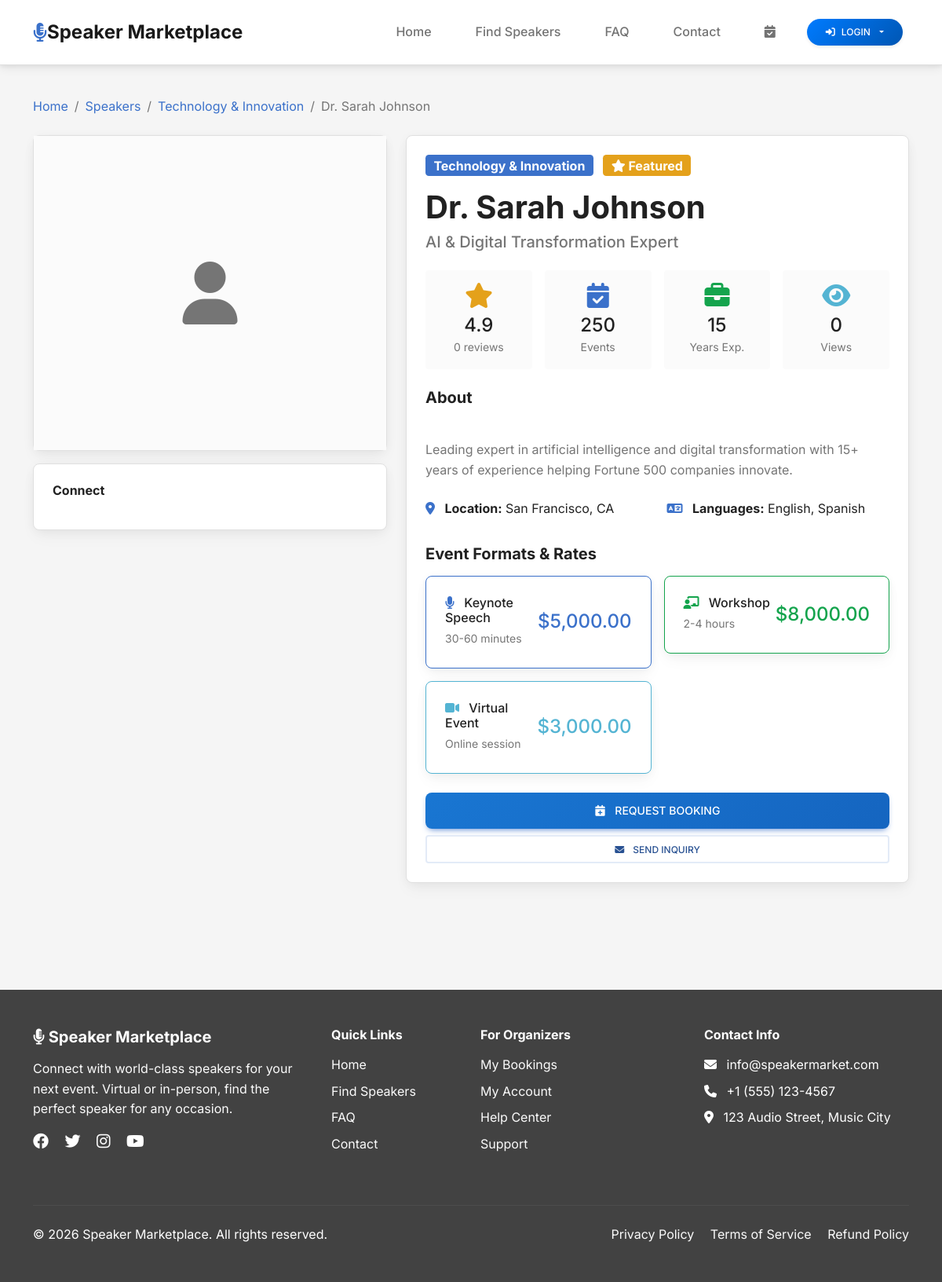
Page /speaker.php?slug=dr-sarah-johnson on the committed database.
### tables this page shows
CREATE TABLE speakers (
    id INT PRIMARY KEY AUTO_INCREMENT,
    name VARCHAR(255) NOT NULL,
    slug VARCHAR(255) UNIQUE NOT NULL,
    title VARCHAR(255),
    bio TEXT,
    expertise TEXT,
    category_id INT,
    hourly_rate DECIMAL(10, 2),
    keynote_rate DECIMAL(10, 2),
    workshop_rate DECIMAL(10, 2),
    panel_rate DECIMAL(10, 2),
    virtual_rate DECIMAL(10, 2),
    location VARCHAR(255),
    languages VARCHAR(255),
    years_experience INT,
    total_events INT DEFAULT 0,
    rating DECIMAL(3, 2) DEFAULT 0,
    total_reviews INT DEFAULT 0,
    availability_status ENUM('available', 'busy', 'unavailable') DEFAULT 'available',
    video_intro_url VARCHAR(255),
    linkedin_url VARCHAR(255),
    twitter_url VARCHAR(255),
    website_url VARCHAR(255),
    status ENUM('active', 'inactive', 'pending') DEFAULT 'pending',
    views INT DEFAULT 0,
    bookings INT DEFAULT 0,
    featured BOOLEAN DEFAULT FALSE,
    created_at TIMESTAMP DEFAULT CURRENT_TIMESTAMP,
    updated_at TIMESTAMP DEFAULT CURRENT_TIMESTAMP ON UPDATE CURRENT_TIMESTAMP,
    FOREIGN KEY (category_id) REFERENCES categories(id) ON DELETE SET NULL
);

CREATE TABLE categories (
    id INT PRIMARY KEY AUTO_INCREMENT,
    name VARCHAR(100) NOT NULL,
    slug VARCHAR(100) UNIQUE NOT NULL,
    description TEXT,
    icon VARCHAR(50),
    status ENUM('active', 'inactive') DEFAULT 'active',
    created_at TIMESTAMP DEFAULT CURRENT_TIMESTAMP
);

CREATE TABLE settings (
    id INT PRIMARY KEY AUTO_INCREMENT,
    setting_key VARCHAR(100) UNIQUE NOT NULL,
    setting_value TEXT,
    updated_at TIMESTAMP DEFAULT CURRENT_TIMESTAMP ON UPDATE CURRENT_TIMESTAMP
);

### speaker.php (the view, shortened to what the rows shown need)
<?php
require_once 'config/config.php';
$slug = isset($_GET['slug']) ? sanitize($_GET['slug']) : '';
$speaker = fetchOne("SELECT s.*, c.name as category_name, c.slug as category_slug
                     FROM speakers s
                     LEFT JOIN categories c ON s.category_id = c.id
                     WHERE s.slug = ? AND s.status = 'active'", [$slug], 's');
require_once 'includes/header.php';
?>
<div class="main-content">
    <div class="container">
        <nav aria-label="breadcrumb" class="mb-4">
            <ol class="breadcrumb">
                <li class="breadcrumb-item"><a href="<?php echo SITE_URL; ?>">Home</a></li>
                <li class="breadcrumb-item"><a href="<?php echo SITE_URL; ?>/speakers.php">Speakers</a></li>
                <?php if ($speaker['category_name']): ?>
                    <li class="breadcrumb-item">
                        <a href="<?php echo SITE_URL; ?>/speakers.php?category=<?php echo $speaker['category_slug']; ?>">
                            <?php echo htmlspecialchars($speaker['category_name']); ?>
                        </a>
                    </li>
                <?php endif; ?>
                <li class="breadcrumb-item active"><?php echo htmlspecialchars($speaker['name']); ?></li>
            </ol>
        </nav>
        <div class="row g-4 mb-5">
            <div class="col-md-7">
                <div class="card h-100">
                    <div class="card-body">
                        <div class="mb-3">
                            <span class="badge bg-primary fs-6">
                                <?php echo htmlspecialchars($speaker['category_name'] ?? 'Professional Speaker'); ?>
                            </span>
                            <?php if ($speaker['featured']): ?>
                                <span class="badge bg-warning fs-6 ms-2">
                                    <i class="fas fa-star"></i> Featured
                                </span>
                            <?php endif; ?>
                        </div>
                        <h1 class="fw-bold mb-2"><?php echo htmlspecialchars($speaker['name']); ?></h1>
                        <h5 class="text-muted mb-4"><?php echo htmlspecialchars($speaker['title']); ?></h5>
                        <div class="row g-3 mb-4">
                            <div class="col-6 col-md-3">
                                <div class="text-center p-3 bg-light rounded">
                                    <div class="text-warning mb-1">
                                        <i class="fas fa-star fa-2x"></i>
                                    </div>
                                    <h4 class="mb-0"><?php echo number_format($speaker['rating'], 1); ?></h4>
                                    <small class="text-muted"><?php echo $speaker['total_reviews']; ?> reviews</small>
                                </div>
                            </div>
                            <div class="col-6 col-md-3">
                                <div class="text-center p-3 bg-light rounded">
                                    <div class="text-primary mb-1">
                                        <i class="fas fa-calendar-check fa-2x"></i>
                                    </div>
                                    <h4 class="mb-0"><?php echo $speaker['total_events']; ?></h4>
                                    <small class="text-muted">Events</small>
                                </div>
                            </div>
                            <div class="col-6 col-md-3">
                                <div class="text-center p-3 bg-light rounded">
                                    <div class="text-success mb-1">
                                        <i class="fas fa-briefcase fa-2x"></i>
                                    </div>
                                    <h4 class="mb-0"><?php echo $speaker['years_experience']; ?></h4>
                                    <small class="text-muted">Years Exp.</small>
                                </div>
                            </div>
                            <div class="col-6 col-md-3">
                                <div class="text-center p-3 bg-light rounded">
                                    <div class="text-info mb-1">
                                        <i class="fas fa-eye fa-2x"></i>
                                    </div>
                                    <h4 class="mb-0"><?php echo $speaker['views']; ?></h4>
                                    <small class="text-muted">Views</small>
                                </div>
                            </div>
                        </div>
                        <div class="mb-4">
                            <h5 class="fw-bold mb-3">About</h5>
                            <p class="text-muted" style="white-space: pre-line;">
                                <?php echo htmlspecialchars($speaker['bio']); ?>
                            </p>
                        </div>
                        <div class="mb-4">
                            <div class="row">
                                <div class="col-md-6">
                                    <p class="mb-2">
                                        <i class="fas fa-map-marker-alt text-primary me-2"></i>
                                        <strong>Location:</strong> <?php echo htmlspecialchars($speaker['location']); ?>
                                    </p>
                                </div>
                                <div class="col-md-6">
                                    <p class="mb-2">
                                        <i class="fas fa-language text-primary me-2"></i>
                                        <strong>Languages:</strong> <?php echo htmlspecialchars($speaker['languages']); ?>
                                    </p>
                                </div>
                            </div>
                        </div>
                        <div class="mb-4">
                            <h5 class="fw-bold mb-3">Event Formats & Rates</h5>
                            <div class="row g-3">
                                <?php if ($speaker['keynote_rate']): ?>
                                    <div class="col-md-6">
                                        <div class="card border-primary">
                                            <div class="card-body">
                                                <div class="d-flex justify-content-between align-items-center">
                                                    <div>
                                                        <h6 class="mb-1">
                                                            <i class="fas fa-microphone text-primary me-2"></i>
                                                            Keynote Speech
                                                        </h6>
                                                        <small class="text-muted">30-60 minutes</small>
                                                    </div>
                                                    <h4 class="text-primary mb-0">
                                                        <?php echo formatPrice($speaker['keynote_rate']); ?>
                                                    </h4>
                                                </div>
                                            </div>
                                        </div>
                                    </div>
                                <?php endif; ?>
                                <?php if ($speaker['workshop_rate']): ?>
                                    <div class="col-md-6">
                                        <div class="card border-success">
                                            <div class="card-body">
                                                <div class="d-flex justify-content-between align-items-center">
                                                    <div>
                                                        <h6 class="mb-1">
                                                            <i class="fas fa-chalkboard-teacher text-success me-2"></i>
                                                            Workshop
                                                        </h6>
                                                        <small class="text-muted">2-4 hours</small>
                                                    </div>
                                                    <h4 class="text-success mb-0">
                                                        <?php echo formatPrice($speaker['workshop_rate']); ?>
                                                    </h4>
                                                </div>
                                            </div>
                                        </div>
                                    </div>
                                <?php endif; ?>
                                <?php if ($speaker['virtual_rate']): ?>
                                    <div class="col-md-6">
                                        <div class="card border-info">
                                            <div class="card-body">
                                                <div class="d-flex justify-content-between align-items-center">
                                                    <div>
                                                        <h6 class="mb-1">
                                                            <i class="fas fa-video text-info me-2"></i>
                                                            Virtual Event
                                                        </h6>
                                                        <small class="text-muted">Online session</small>
                                                    </div>
                                                    <h4 class="text-info mb-0">
                                                        <?php echo formatPrice($speaker['virtual_rate']); ?>
                                                    </h4>
                                                </div>
                                            </div>
                                        </div>
                                    </div>
                                <?php endif; ?>
                            </div>
                        </div>
                        <div class="d-grid gap-2">
                            <button class="btn btn-primary btn-lg" onclick="showBookingModal()">
                            </button>
                            <a href="<?php echo SITE_URL; ?>/contact.php?speaker=<?php echo $speaker['slug']; ?>"
                               class="btn btn-outline-secondary">
                            </a>
                        </div>
                    </div>
                </div>
            </div>
        </div>
    </div>
</div>
<?php require_once 'includes/footer.php'; ?>

### includes/footer.php (shortened to what the rows shown need)
    <footer class="mt-5 py-5" style="background-color: var(--secondary-color); color: white;">
        <div class="container">
            <div class="row">
                <div class="col-md-3 mb-4">
                    <ul class="list-unstyled">
                        <li class="mb-2">
                            <i class="fas fa-envelope me-2"></i>
                            <?php echo getSetting('site_email', 'info@speakermarket.com'); ?>
                        </li>
                        <li class="mb-2">
                            <i class="fas fa-phone me-2"></i>
                            +1 (555) 123-4567
                        </li>
                        <li class="mb-2">
                            <i class="fas fa-map-marker-alt me-2"></i>
                            123 Audio Street, Music City
                        </li>
                    </ul>
                </div>
            </div>
        </div>
    </footer>
</body>
</html>

### rows in the picture
speakers: category.name "Technology & Innovation", name "Dr. Sarah Johnson", title "AI & Digital Transformation Expert", rating "4.9", total_reviews "0", total_events "250", years_experience "15", views "0", bio "Leading expert in artificial intelligence and digital transformation with 15+ years of experience helping Fortune 500 companies innovate.", location "San Francisco, CA", languages "English, Spanish", keynote_rate.setting_value "$5,000.00", workshop_rate.setting_value "$8,000.00", virtual_rate.setting_value "$3,000.00"
settings: setting_value "info@speakermarket.com"
